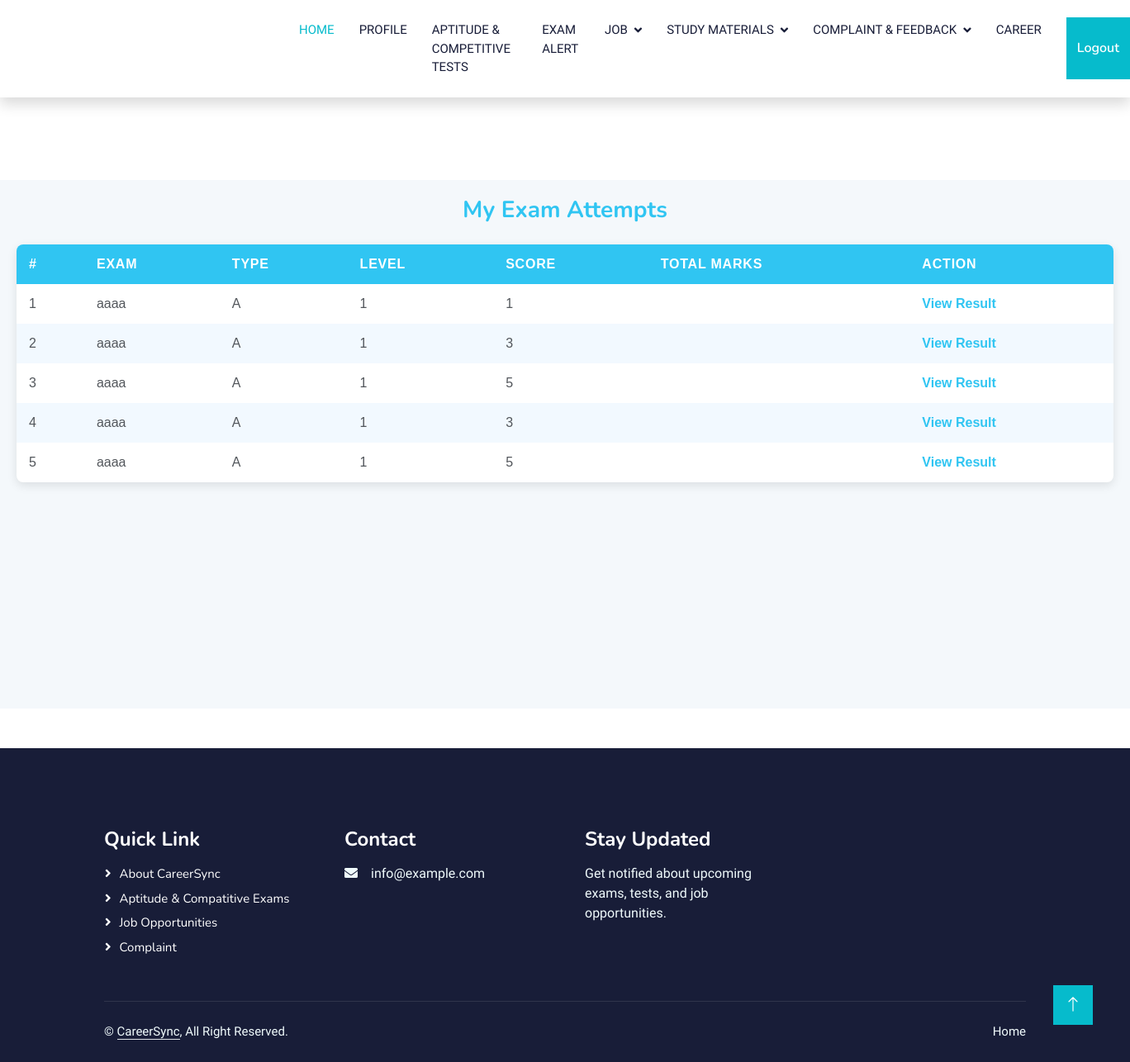
Screenshot of /User/my_exam_history/ (signed in) with the database file from the repository.
### User/models.py (models this page shows)
class tbl_examinationbody(models.Model):
    examination = models.ForeignKey(tbl_exam, on_delete=models.CASCADE)
    user = models.ForeignKey(tbl_userreg, on_delete=models.CASCADE)
    total_marks = models.IntegerField(default=0)
    examinationbody_status = models.IntegerField(default=0)

### Admin/models.py (models this page shows)
class tbl_exam(models.Model):
    exam_name=models.CharField(max_length=50)
    exam_mark=models.CharField(max_length=50)
    examtype=models.ForeignKey(tbl_examtype,on_delete=models.CASCADE)
    level=models.ForeignKey(tbl_level,on_delete=models.CASCADE)

class tbl_examtype(models.Model):
    examtype_name=models.CharField(max_length=50)

class tbl_level(models.Model):
    level_name=models.CharField(max_length=50)
    level_duration=models.IntegerField(default=10)

### User/views.py (the view)
# urls.py: path('my_exam_history/',views.my_exam_history,name='my_exam_history'),
def my_exam_history(request):
    user = tbl_userreg.objects.get(id=request.session["uid"])
    attempts = (
        tbl_examinationbody.objects
        .filter(user=user, examinationbody_status=1)
        .select_related("examination", "examination__examtype", "examination__level")
        .order_by("-id")
    )
    return render(request, "User/MyExamHistory.html", {
        "attempts": attempts
    })

### User/Templates/User/MyExamHistory.html (shortened to what this page needs)
{% extends 'User/Header.html' %}
{% block content %}
<!DOCTYPE html>
<html>
<head>
</head>
<body>
    <div class="exam-history-container">
        <h2>My Exam Attempts</h2>
        <table class="exam-history-table">
            <thead>
                <tr>
                    <th>#</th>
                    <th>Exam</th>
                    <th>Type</th>
                    <th>Level</th>
                    <th>Score</th>
                    <th>Total Marks</th>
                    <th>Action</th>
                </tr>
            </thead>
            <tbody>
                {% for a in attempts %}
                <tr>
                    <td data-label="#"> {{ forloop.counter }} </td>
                    <td data-label="Exam">{{ a.examination.exam_name }}</td>
                    <td data-label="Type">{{ a.examination.examtype.examtype_name }}</td>
                    <td data-label="Level">{{ a.examination.level.level_name }}</td>
                    <td data-label="Score">{{ a.total_marks }}</td>
                    <td data-label="Total Marks"></td>
                    <td data-label="Action">
                        <a href="{% url 'User:viewresult' a.id %}">View Result</a>
                    </td>
                </tr>
                {% empty %}
                <tr>
                    <td colspan="7" style="text-align:center; padding:15px;">No exams attended yet</td>
                </tr>
                {% endfor %}
            </tbody>
        </table>
    </div>
</body>
</html>
{% endblock %}

### Guest/static/Main/css/style.css (style rules this page uses)
:root { --primary: #06BBCC; --light: #F0FBFC; --dark: #181d38; }

### User/Templates/User/MyExamHistory.html (style rules this page uses)
.exam-history-container { font-family: Arial, sans-serif; background-color: #f4f8fb; min-height: 80vh; padding: 20px; }
.exam-history-container h2 { text-align: center; color: #30c5f2; margin-bottom: 25px; font-size: 28px; }
.exam-history-table { width: 100%; border-collapse: collapse; background-color: #fff; box-shadow: 0 4px 12px rgba(0,0,0,0.1); border-radius: 8px; overflow: hidden; }
.exam-history-table th, .exam-history-table td { padding: 12px 15px; text-align: left; }
.exam-history-table th { background-color: #30c5f2; color: #fff; text-transform: uppercase; letter-spacing: 0.05em; }
.exam-history-table tr:nth-child(even) { background-color: #f2f9ff; }
.exam-history-table td a { color: #30c5f2; font-weight: bold; text-decoration: none; }

### rows the page displays
tbl_examinationbody: examination.exam_name "aaaa", examination.examtype.examtype_name "A", examination.level.level_name "1", total_marks "1"
tbl_examinationbody: examination.exam_name "aaaa", examination.examtype.examtype_name "A", examination.level.level_name "1", total_marks "3"
tbl_examinationbody: examination.exam_name "aaaa", examination.examtype.examtype_name "A", examination.level.level_name "1", total_marks "5"
tbl_examinationbody: examination.exam_name "aaaa", examination.examtype.examtype_name "A", examination.level.level_name "1", total_marks "3"
tbl_examinationbody: examination.exam_name "aaaa", examination.examtype.examtype_name "A", examination.level.level_name "1", total_marks "5"
